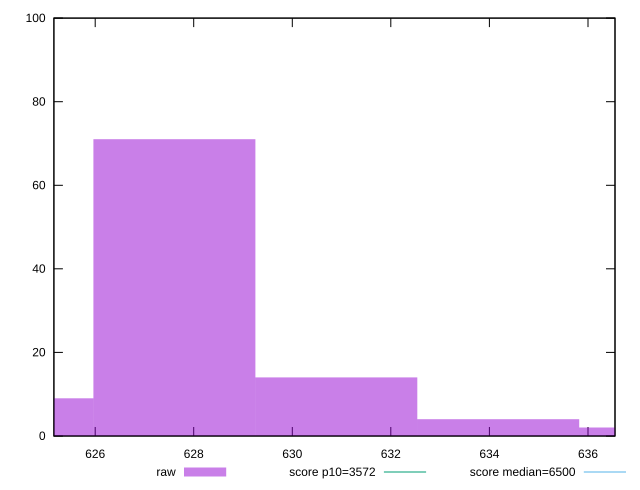

Write the gnuplot code that produced this figure.
reset

$raw <<EOF
637.4642175994259 2
624.3206254839738 9
627.6065235128368 71
630.8924215416998 14
634.1783195705628 4
EOF

set key outside below
set boxwidth 3.28589802886302
set xrange [625.16225:636.54885]
set yrange [0:100]
set trange [0:100]
set style fill transparent solid 0.5 noborder

set parametric
set terminal svg size 640, 490 enhanced background rgb 'white'
set output "report_00007_2020-12-11T15:55:29.892Z/first-cpu-idle/samples/empty/raw/histogram.svg"

plot $raw title "raw" with boxes, \
     3572,t title "score p10=3572", \
     6500,t title "score median=6500"

reset
